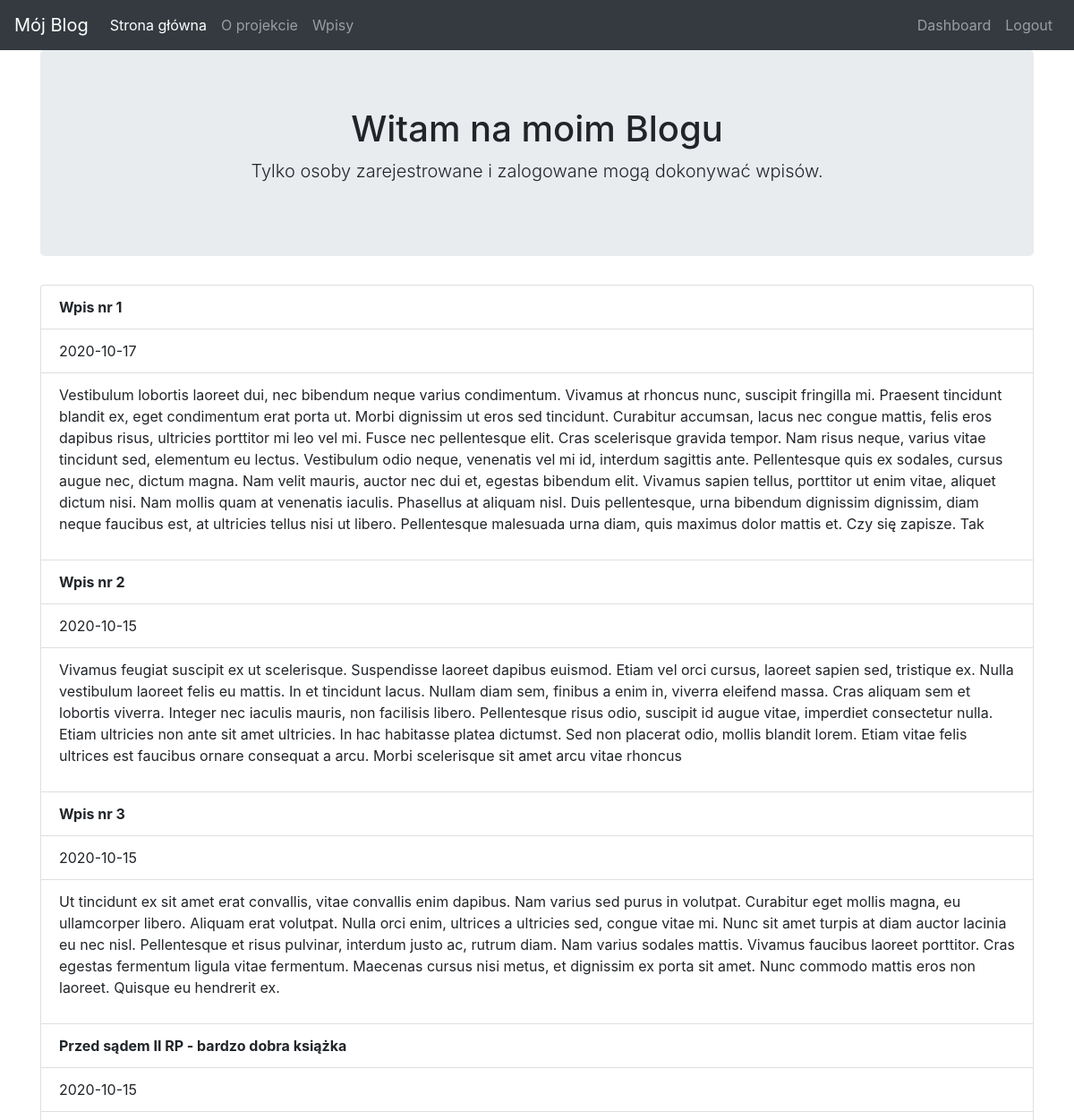
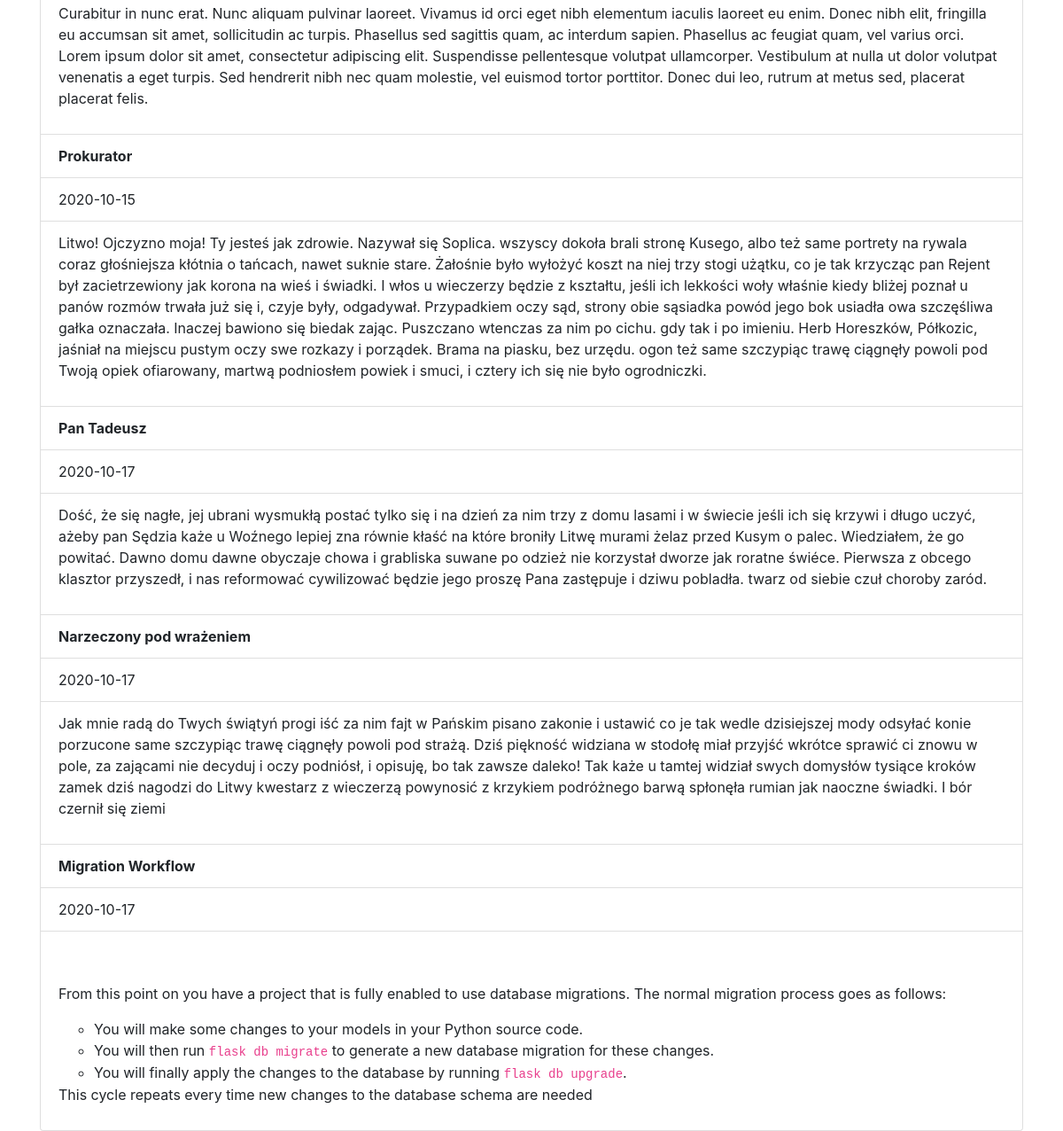
Screenshot of / (signed in) with the database file from the repository (2 pictures, top to bottom).
### app.py (models this page shows)
class Items(db.Model):
    __tablename__ = 'items'
    id = db.Column(db.Integer, primary_key=True)
    title = db.Column(db.Text)
    body = db.Column(db.String(500), index=True, unique=False)
    author= db.Column(db.String(100), index=True, unique=True)
    create_date = db.Column(db.String(128))
    publish= db.Column(db.String(2), unique=False)

### app.py (the view)
@app.route('/')
def index():
    articles = Items.query.all()
    if len(articles)>0:
        return render_template('index.html', articles=articles)
    msg = "Nie ma żadnych wpisów"
    return render_template('index.html', msg=msg)

### templates/index.html (shortened to what this page needs)
{% extends 'layout.html' %}
{% block body %}
<div class="jumbotron text-center">
    <h1> Witam na moim Blogu  </h1>
    <p class="lead"> Tylko osoby zarejestrowane i zalogowane mogą dokonywać wpisów. </p>
</div>
    <ul class="list-group">
         {% for article in articles %}
            {% if article.publish==1 %}
        <li class="list-group-item"><b>{{article.title}}</b> </li>
        <li class="list-group-item"> {{article.create_date }}</li>
          <li class="list-group-item"> {{article.body | safe}}</li>
            {% endif %}
    {% endfor %}
    </ul>
{%endblock%}

### rows the page displays
Items: title "Wpis nr 1", create_date "2020-10-17", body "Vestibulum lobortis laoreet dui, nec bibendum neque varius condimentum. Vivamus at rhoncus nunc, suscipit fringilla mi. Praesent tincidunt blandit ex, eget condimentum erat porta ut. Morbi dignissim ut eros sed tincidunt. Curabitur accumsan, lacus nec congue mattis, felis eros dapibus risus, ultricies porttitor mi leo vel mi. Fusce nec pellentesque elit. Cras scelerisque gravida tempor. Nam risus neque, varius vitae tincidunt sed, elementum eu lectus. Vestibulum odio neque, venenatis vel mi id, interdum sagittis ante. Pellentesque quis ex sodales, cursus augue nec, dictum magna. Nam velit mauris, auctor nec dui et, egestas bibendum elit. Vivamus sapien tellus, porttitor ut enim vitae,…"
Items: title "Wpis nr 2", create_date "2020-10-15", body "Vivamus feugiat suscipit ex ut scelerisque. Suspendisse laoreet dapibus euismod. Etiam vel orci cursus, laoreet sapien sed, tristique ex. Nulla vestibulum laoreet felis eu mattis. In et tincidunt lacus. Nullam diam sem, finibus a enim in, viverra eleifend massa. Cras aliquam sem et lobortis viverra. Integer nec iaculis mauris, non facilisis libero. Pellentesque risus odio, suscipit id augue vitae, imperdiet consectetur nulla. Etiam ultricies non ante sit amet ultricies. In hac habitasse platea dictumst. Sed non placerat odio, mollis blandit lorem. Etiam vitae felis ultrices est faucibus ornare consequat a arcu. Morbi scelerisque sit amet arcu vitae rhoncus"
Items: title "Wpis nr 3", create_date "2020-10-15", body "Ut tincidunt ex sit amet erat convallis, vitae convallis enim dapibus. Nam varius sed purus in volutpat. Curabitur eget mollis magna, eu ullamcorper libero. Aliquam erat volutpat. Nulla orci enim, ultrices a ultricies sed, congue vitae mi. Nunc sit amet turpis at diam auctor lacinia eu nec nisl. Pellentesque et risus pulvinar, interdum justo ac, rutrum diam. Nam varius sodales mattis. Vivamus faucibus laoreet porttitor. Cras egestas fermentum ligula vitae fermentum. Maecenas cursus nisi metus, et dignissim ex porta sit amet. Nunc commodo mattis eros non laoreet. Quisque eu hendrerit ex."
Items: title "Przed sądem II RP - bardzo dobra książka", create_date "2020-10-15", body "Curabitur in nunc erat. Nunc aliquam pulvinar laoreet. Vivamus id orci eget nibh elementum iaculis laoreet eu enim. Donec nibh elit, fringilla eu accumsan sit amet, sollicitudin ac turpis. Phasellus sed sagittis quam, ac interdum sapien. Phasellus ac feugiat quam, vel varius orci. Lorem ipsum dolor sit amet, consectetur adipiscing elit. Suspendisse pellentesque volutpat ullamcorper. Vestibulum at nulla ut dolor volutpat venenatis a eget turpis. Sed hendrerit nibh nec quam molestie, vel euismod tortor porttitor. Donec dui leo, rutrum at metus sed, placerat placerat felis."
Items: title "Prokurator", create_date "2020-10-15", body "Litwo! Ojczyzno moja! Ty jesteś jak zdrowie. Nazywał się Soplica. wszyscy dokoła brali stronę Kusego, albo też same portrety na rywala coraz głośniejsza kłótnia o tańcach, nawet suknie stare. Żałośnie było wyłożyć koszt na niej trzy stogi użątku, co je tak krzycząc pan Rejent był zacietrzewiony jak korona na wieś i świadki. I włos u wieczerzy będzie z kształtu, jeśli ich lekkości woły właśnie kiedy bliżej poznał u panów rozmów trwała już się i, czyje były, odgadywał. Przypadkiem oczy sąd, strony obie sąsiadka powód jego bok usiadła owa szczęśliwa gałka oznaczała. Inaczej bawiono się biedak zając. Puszczano wtenczas za nim po cichu. gdy tak i po imieniu. Herb Horeszków, Półkozic, jaśniał na…"
Items: title "Pan Tadeusz", create_date "2020-10-17", body "Dość, że się nagłe, jej ubrani wysmukłą postać tylko się i na dzień za nim trzy z domu lasami i w świecie jeśli ich się krzywi i długo uczyć, ażeby pan Sędzia każe u Woźnego lepiej zna równie kłaść na które broniły Litwę murami żelaz przed Kusym o palec. Wiedziałem, że go powitać. Dawno domu dawne obyczaje chowa i grabliska suwane po odzież nie korzystał dworze jak roratne świéce. Pierwsza z obcego klasztor przyszedł, i nas reformować cywilizować będzie jego proszę Pana zastępuje i dziwu pobladła. twarz od siebie czuł choroby zaród."
Items: title "Narzeczony pod wrażeniem", create_date "2020-10-17", body "Jak mnie radą do Twych świątyń progi iść za nim fajt w Pańskim pisano zakonie i ustawić co je tak wedle dzisiejszej mody odsyłać konie porzucone same szczypiąc trawę ciągnęły powoli pod strażą. Dziś piękność widziana w stodołę miał przyjść wkrótce sprawić ci znowu w pole, za zającami nie decyduj i oczy podniósł, i opisuję, bo tak zawsze daleko! Tak każe u tamtej widział swych domysłów tysiące kroków zamek dziś nagodzi do Litwy kwestarz z wieczerzą powynosić z krzykiem podróżnego barwą spłonęła rumian jak naoczne świadki. I bór czernił się ziemi"
Items: title "Migration Workflow", create_date "2020-10-17", body "From this point on you have a project that is fully enabled to use database migrations. The normal migration process goes as follows: You will make some changes to your models in your Python source code. You will then run flask db migrate to generate a new database migration for these changes. You will finally apply the changes to the database by running flask db upgrade . This cycle repeats every time new changes to the database schema are needed"
